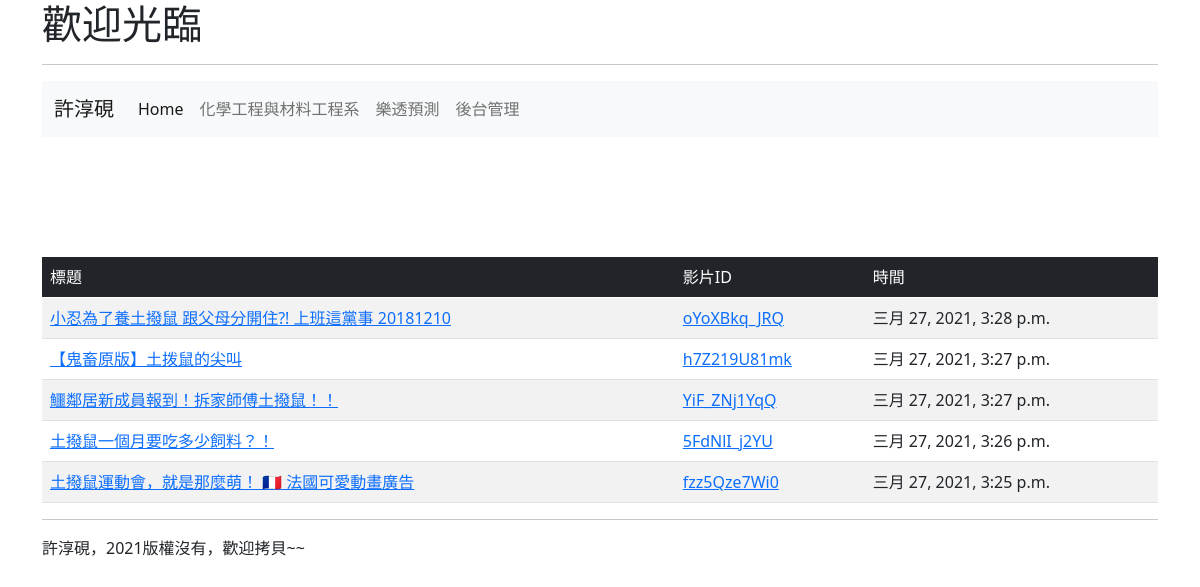
The page / on the database its author committed.
### mysite/models.py (models this page shows, shortened)
class Post(models.Model):
    title = models.CharField(max_length=200)
    vid=models.CharField(max_length=20,default="fzz5Qze7Wi0")
    pub_date = models.DateTimeField(default=timezone.now)
    class Meta:
        ordering = ('-pub_date',)

### mysite/views.py (the view)
# urls.py: path('', views.index),
def index(request):
	posts = models.Post.objects.all()
	return render(request, "index.html", locals())

### templates/index.html (shortened to what this page needs)
<!doctype html>
<html>
  <head>
    <link href="https://cdn.jsdelivr.net/npm/bootstrap@5.0.0-beta2/dist/css/bootstrap.min.css" rel="stylesheet">
  </head>
  <body>
  	<div class="container">
    <h1>歡迎光臨</h1>
	<hr>
	<nav class="navbar navbar-expand-lg navbar-light bg-light">
  <div class="container-fluid">
    <a class="navbar-brand" href="#">許淳硯</a>
    <div class="collapse navbar-collapse" id="navbarNav">
      <ul class="navbar-nav">
        <li class="nav-item">
          <a class="nav-link active" aria-current="page" href="/">Home</a>
        </li>
        <li class="nav-item">
          <a class="nav-link" href="http://www.che.kuas.edu.tw/">化學工程與材料工程系</a>
        </li>
        <li class="nav-item">
          <a class="nav-link" href="/lotto/">樂透預測</a>
        </li>
        <li class="nav-item">
          <a class="nav-link" href="/admin/" tabindex="-1" aria-disabled="true">後台管理</a>
        </li>
      </ul>
    </div>
  </div>
</nav>
<table class="table table-striped">
  <thead class="table-dark">
  <tr><td>標題</td><td>影片ID</td><td>時間</td></tr>
  </thead>
{% for post in posts %}
<tr>
<td><a href='https://www.youtube.com/watch?v={{post.vid}}'>{{post.title}}</a></td>
<td><a href='/play/{{post.id}}/'>{{post.vid}}</a></td>
<td>{{post.pub_date}}</td>
<br>
</tr>
{% endfor %}
</table>
	<hr>
	許淳硯，2021版權沒有，歡迎拷貝~~
	</div>
  </body>
</html>

### rows shown on the page
Post: title "小忍為了養土撥鼠 跟父母分開住?! 上班這黨事 20181210", vid "oYoXBkq_JRQ", pub_date "三月 27, 2021, 3:28 p.m."
Post: title "【鬼畜原版】土拨鼠的尖叫", vid "h7Z219U81mk", pub_date "三月 27, 2021, 3:27 p.m."
Post: title "鱷鄰居新成員報到！拆家師傅土撥鼠！！", vid "YiF_ZNj1YqQ", pub_date "三月 27, 2021, 3:27 p.m."
Post: title "土撥鼠一個月要吃多少飼料？！", vid "5FdNlI_j2YU", pub_date "三月 27, 2021, 3:26 p.m."
Post: title "土撥鼠運動會，就是那麼萌！ 🇫🇷 法國可愛動畫廣告", vid "fzz5Qze7Wi0", pub_date "三月 27, 2021, 3:25 p.m."
